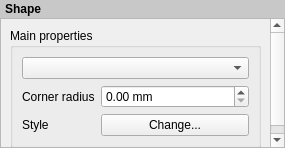
<?xml version="1.0" encoding="UTF-8"?>
<ui version="4.0">
 <class>QgsComposerShapeWidgetBase</class>
 <widget class="QWidget" name="QgsComposerShapeWidgetBase">
  <property name="geometry">
   <rect>
    <x>0</x>
    <y>0</y>
    <width>285</width>
    <height>148</height>
   </rect>
  </property>
  <property name="windowTitle">
   <string>Form</string>
  </property>
  <layout class="QVBoxLayout" name="verticalLayout">
   <property name="spacing">
    <number>0</number>
   </property>
   <property name="margin">
    <number>0</number>
   </property>
   <item>
    <widget class="QLabel" name="label_2">
     <property name="sizePolicy">
      <sizepolicy hsizetype="Preferred" vsizetype="Maximum">
       <horstretch>0</horstretch>
       <verstretch>0</verstretch>
      </sizepolicy>
     </property>
     <property name="styleSheet">
      <string notr="true">padding: 2px; font-weight: bold; background-color: rgb(200, 200, 200);</string>
     </property>
     <property name="text">
      <string>Shape</string>
     </property>
    </widget>
   </item>
   <item>
    <widget class="QScrollArea" name="scrollArea">
     <property name="widgetResizable">
      <bool>true</bool>
     </property>
     <widget class="QWidget" name="scrollAreaWidgetContents">
      <property name="geometry">
       <rect>
        <x>0</x>
        <y>-22</y>
        <width>267</width>
        <height>147</height>
       </rect>
      </property>
      <layout class="QVBoxLayout" name="mainLayout">
       <item>
        <widget class="QgsCollapsibleGroupBoxBasic" name="groupBox">
         <property name="focusPolicy">
          <enum>Qt::StrongFocus</enum>
         </property>
         <property name="title">
          <string>Main properties</string>
         </property>
         <property name="syncGroup" stdset="0">
          <string notr="true">composeritem</string>
         </property>
         <property name="collapsed" stdset="0">
          <bool>false</bool>
         </property>
         <layout class="QGridLayout" name="gridLayout">
          <item row="1" column="0">
           <widget class="QLabel" name="label_3">
            <property name="text">
             <string>Corner radius</string>
            </property>
           </widget>
          </item>
          <item row="1" column="1">
           <widget class="QgsDoubleSpinBox" name="mCornerRadiusSpinBox">
            <property name="sizePolicy">
             <sizepolicy hsizetype="Expanding" vsizetype="Fixed">
              <horstretch>0</horstretch>
              <verstretch>0</verstretch>
             </sizepolicy>
            </property>
            <property name="suffix">
             <string> mm</string>
            </property>
            <property name="maximum">
             <double>999.000000000000000</double>
            </property>
           </widget>
          </item>
          <item row="2" column="0">
           <widget class="QLabel" name="label">
            <property name="text">
             <string>Style</string>
            </property>
           </widget>
          </item>
          <item row="2" column="1">
           <widget class="QPushButton" name="mShapeStyleButton">
            <property name="sizePolicy">
             <sizepolicy hsizetype="Expanding" vsizetype="Fixed">
              <horstretch>0</horstretch>
              <verstretch>0</verstretch>
             </sizepolicy>
            </property>
            <property name="text">
             <string>Change...</string>
            </property>
           </widget>
          </item>
          <item row="0" column="0" colspan="2">
           <widget class="QComboBox" name="mShapeComboBox"/>
          </item>
         </layout>
        </widget>
       </item>
      </layout>
     </widget>
    </widget>
   </item>
  </layout>
 </widget>
 <customwidgets>
  <customwidget>
   <class>QgsCollapsibleGroupBoxBasic</class>
   <extends>QGroupBox</extends>
   <header location="global">qgscollapsiblegroupbox.h</header>
   <container>1</container>
  </customwidget>
  <customwidget>
   <class>QgsDoubleSpinBox</class>
   <extends>QDoubleSpinBox</extends>
   <header>qgsdoublespinbox.h</header>
  </customwidget>
 </customwidgets>
 <tabstops>
  <tabstop>groupBox</tabstop>
  <tabstop>scrollArea</tabstop>
  <tabstop>mShapeComboBox</tabstop>
  <tabstop>mCornerRadiusSpinBox</tabstop>
  <tabstop>mShapeStyleButton</tabstop>
 </tabstops>
 <resources/>
 <connections/>
</ui>
